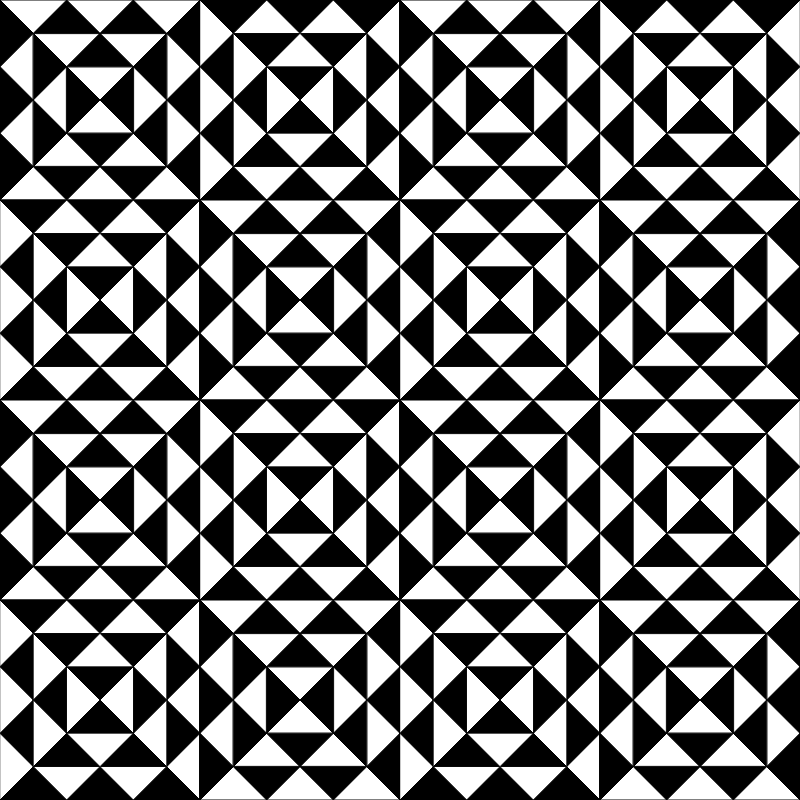
Frame 1 (no input)
Frame 60 (no input): identical to frame 1, image omitted
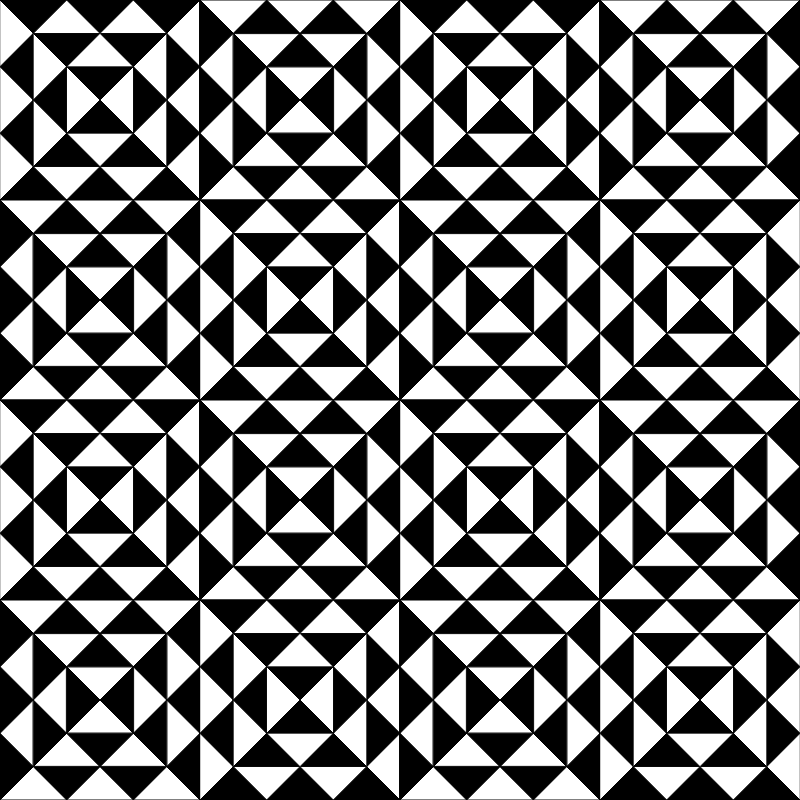
Frame 120 (the mouse pressed at the canvas centre since frame 60)

The p5.js sketch that drew these frames (run headless with seeded random() and noise() and a simulated clock; from frame 60 on, the mouse is pressed at the canvas centre):

// p5.js sketch
// ── sketch.js
//inspired by https://americanart.si.edu/artwork/ocean-waves-variation-119505

// let base;
// let flip = 1;
// let numTris = 10;
// let bgColor, fillColor;

let cells = [];

let test;
function setup() {
  createCanvas(800, 800);
  // createCanvas(windowWidth, windowHeight);

  // b = width/numTris; //make it exact
  // h = b/2;

  let numCells = 4;
  let cellSize = width/numCells;

  //row
  let c = 0; //a counter for the alternating

  for(let i = 0; i < numCells; i++){
    for(let j = 0; j < numCells; j++){
      let state = (c % 2 == 0) ? 1 : -1;
      // print(i * cellSize, j * cellSize);
      cells.push(new WavePattern(i * cellSize, j * cellSize, cellSize, cellSize, 3, state));
      c++;
      // print(c);
    }
    c++; //offset by 1 since numCells is even to alterate the color
  }

  // noLoop();
}

function draw() {
  background(0, 255, 0);
  //if(flip > 0){
  //  bgColor = 255;
  //  fillColor = 0;
  //} else {
  //  bgColor = 0;
  //  fillColor = 255;
  //}

  //background(bgColor);
  //fill(fillColor)

  if(frameCount % 100 == 0){
    for(let c of cells){
      c.flip *= -1;
    }
    console.log("flip");
  }

  for(let c of cells){
    c.draw();
  }
}

// Declaration
class WavePattern {
  constructor(ox, oy, w, h, numTris, flip) {
    this.ox = ox;
    this.oy = oy;
    this.width = w;
    this.height = h;
    this.numTris = numTris;
    this.flip = flip;

    print(this);
  }

  draw() {
    print(this.ox, this.oy);

    this.setColor();

    fill(this.bgColor);
    rect(this.ox, this.oy, this.width, this.height);

    fill(this.fillColor);
    // ellipse(this.ox + this.width/2, this.oy + this.height/2, this.width/2, this.height/2);

    let b = this.width/this.numTris; //make it exact
    let h = b/2;

    for(let c = this.numTris; c > 0; c--){
      // print(this.
      print(c);

      let offset = (this.numTris - c) * b/2;
      // print("offset1", offset);

      let y = offset + this.oy;
      let y1 = offset - this.oy;
      // let y = 0;

      //horziontals
      for(let i = 0; i < c; i++){
        // print("horizontal", i);
        let x = b*i - b/2 + this.ox;

        if(i!=0){
          print("horizontal", i);
          triangle(x + offset, y + h, x + b/2 + offset, y, x + b + offset, y+h);
          print("top", x, y);
          // print(
          triangle(x + offset, this.height - y1 - h, x + b/2 + offset, this.height - y1, x + b + offset, this.height - y1 - h);
          print("bottom", x + offset, this.height - y1 - h);
        }

      }

      //vertical
      let x = offset + this.ox;
      let x1 = offset - this.ox;
      // print("offset2", offset);
      // let x = 0;
      for(let i = 0; i < c; i++){
        // print("vertical", i);
        let y = b*i + this.oy;
        triangle(x, y + offset, x + h, y + b/2 + offset, x, y + b + offset);
        triangle(this.width - x1, y + offset, this.width - x1 - h, y + b/2 + offset, this.width - x1, y + b + offset);
      }
    }

  }

  setColor() {
    if(this.flip > 0){
      this.bgColor = 255;
      this.fillColor = 0;
    } else {
      this.bgColor = 0;
      this.fillColor = 255;
    }
  }
}
